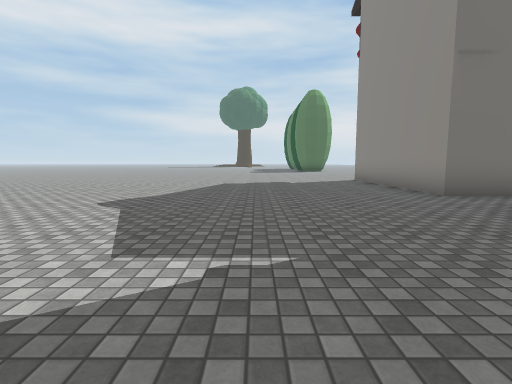
[1] (above)

20 first-person views from a walk through a 3-D level made in the Unity game engine. The camera is 1.3 m above the floor, tilts 6° down and sees 85° across. The floor is counted in squares, 2 m on a side. Each view is taken from the middle of a square. On the plan, view 1 faces up. The plan holds only what a view shows up to about 9 squares ahead; the rest is blank. The place goes on beyond the plan. Some surface patterns are stand-ins.

[2]
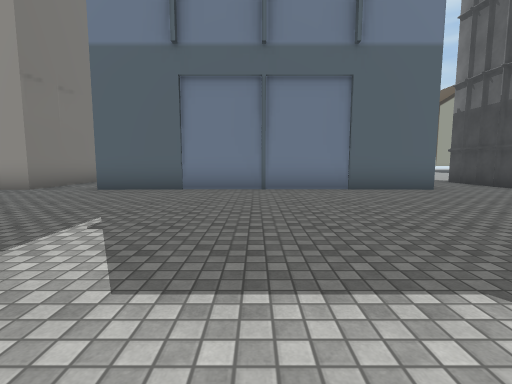

[3]
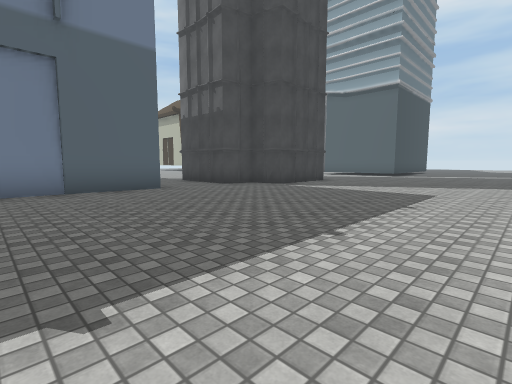

[4]
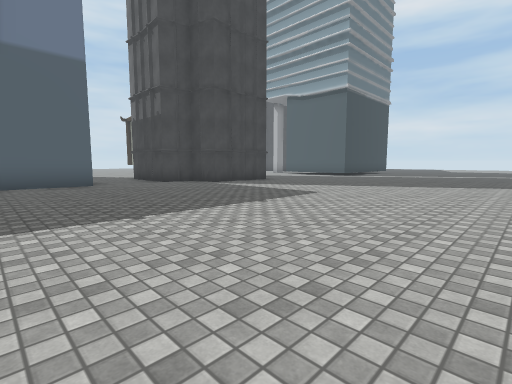

[5]
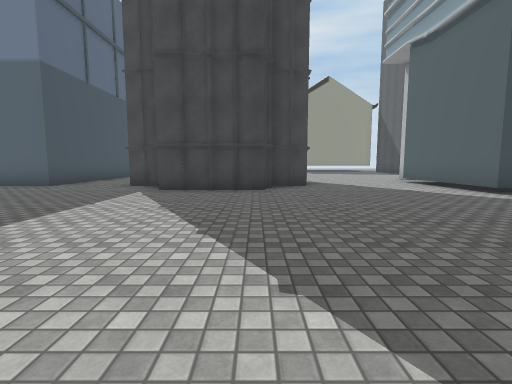

[6]
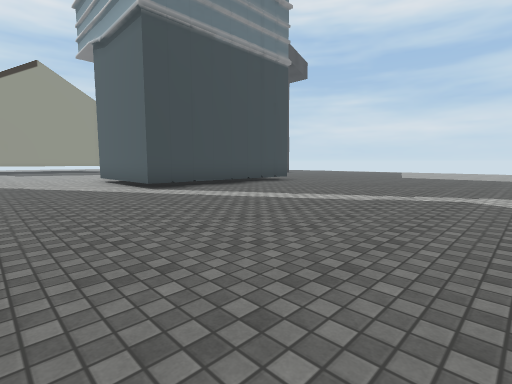

[7]
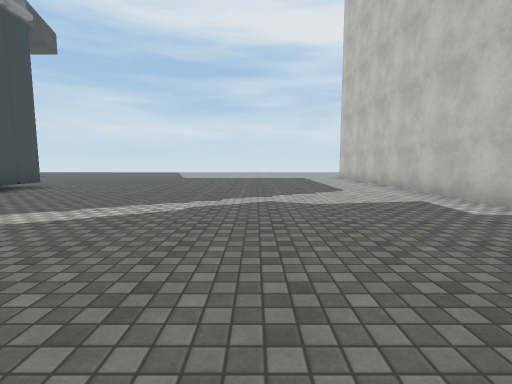

[8]
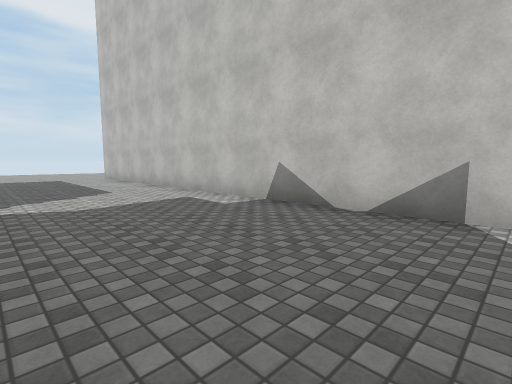

[9]
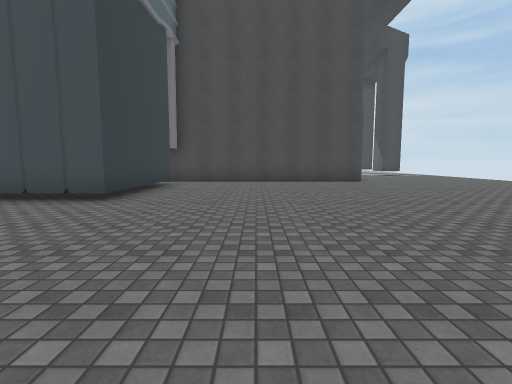

[10]
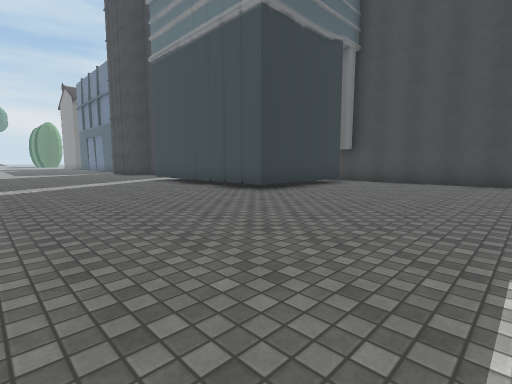

[11]
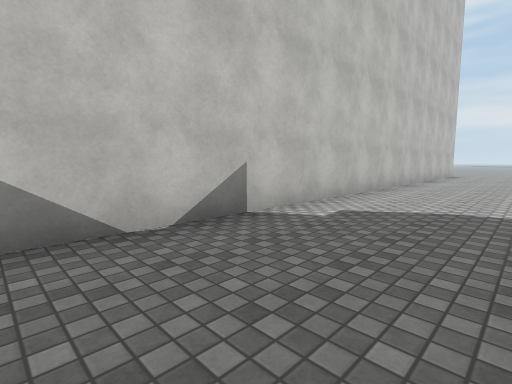

[12]
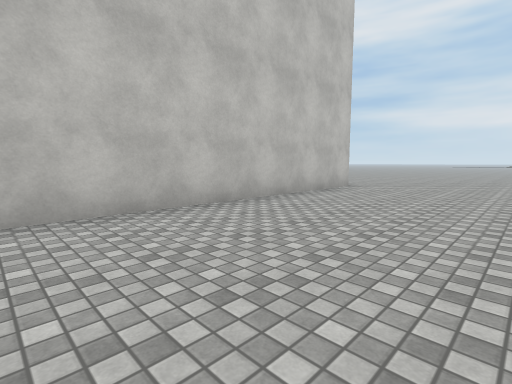

[13]
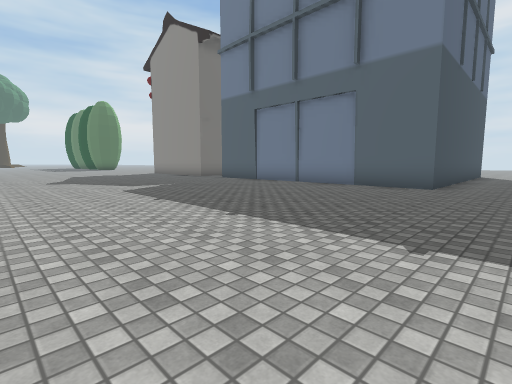

[14]
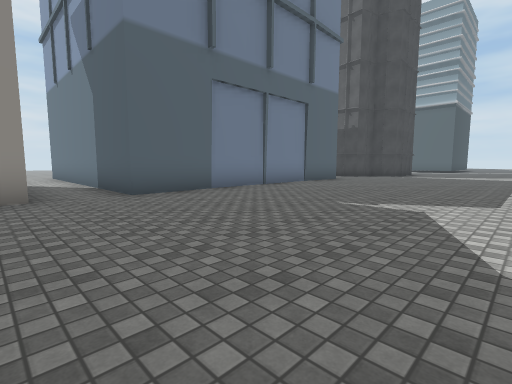

[15]
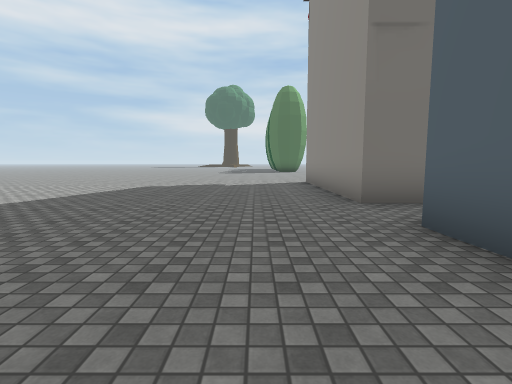

[16]
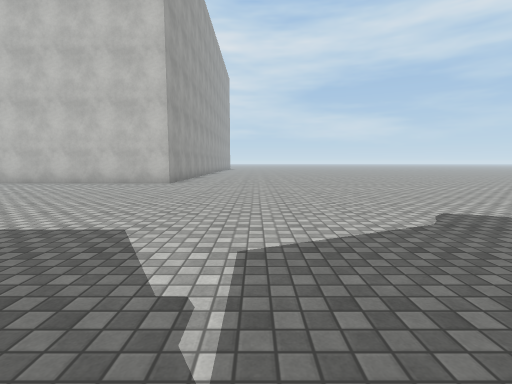

[17]
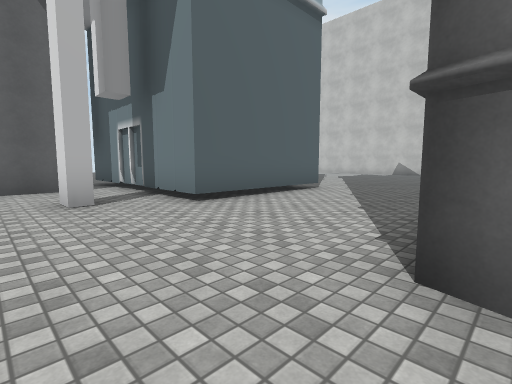

[18]
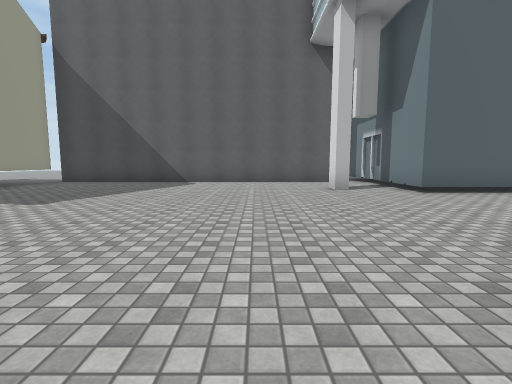

[19]
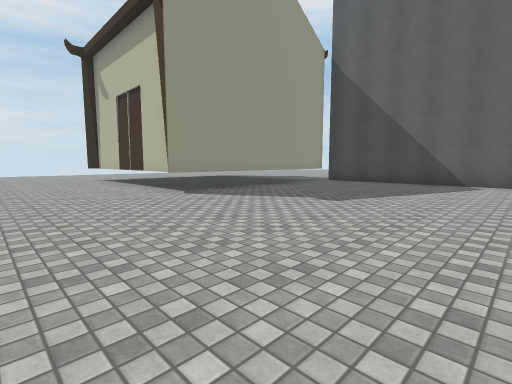

[20]
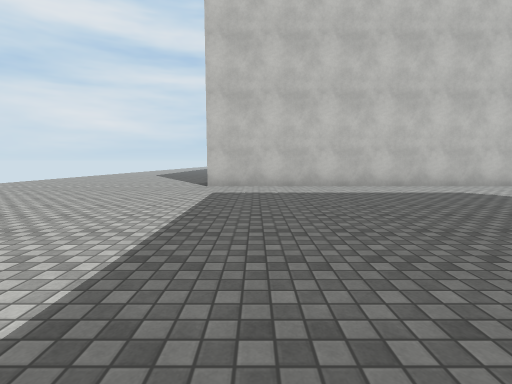

### Floor plan
Key: @ floor where view 1 was taken; # wall or solid block; . floor; O other object.
Columns run from 8 left of view 1 to 21 right of it. Each row starts with its distance up from view 1.
 10   ..........O
  9 ............#
  8 ............#
  7 ............#
  6 ............##
  5 ..................
  4 ............OOOOOO
  3 ............O
  2 ............O
  1 ............O
  0 ........@...O
 -1 #...........O
 -2 #...........O
 -3 #...........O
 -4 #...........OOOOO
 -5 #................
 -6 #..............
 -7 #...........###
 -8 #..........##
 -9 #..........##    ...........
-10 #..........O#   ..............
-11 #...........###...............
-12 #.......................OOOOO
-13 #.......................O
-14 #.......................O
-15 #.........####..........O
-16 #.........#  #.#........O
-17 #.........#  #..........O
-18 #.........#  #.........OO
-19 #.........# ##.OOOOOOOO
-20 #.........###O.O
-21 #..............O
-22 #..............O
-23 #..............O
-24 #..............O
-25 #..............O

Positions as (right, up) in squares from view 1, and headings:
1: (0, 0), facing up
2: (-3, 0), facing right
3: (-3, -1), facing down-right
4: (-5, -2), facing down-right
5: (-4, -10), facing right
6: (-5, -12), facing down-right
7: (-4, -13), facing down
8: (-4, -13), facing down-left
9: (-3, -23), facing right
10: (-3, -25), facing up-right
11: (-5, -16), facing up-left
12: (-4, -8), facing up-left
13: (-4, -6), facing up-right
14: (-2, 6), facing down-right
15: (2, 1), facing up
16: (1, 2), facing left
17: (8, -11), facing down-left
18: (9, -9), facing down
19: (10, -9), facing down-right
20: (0, -24), facing left
